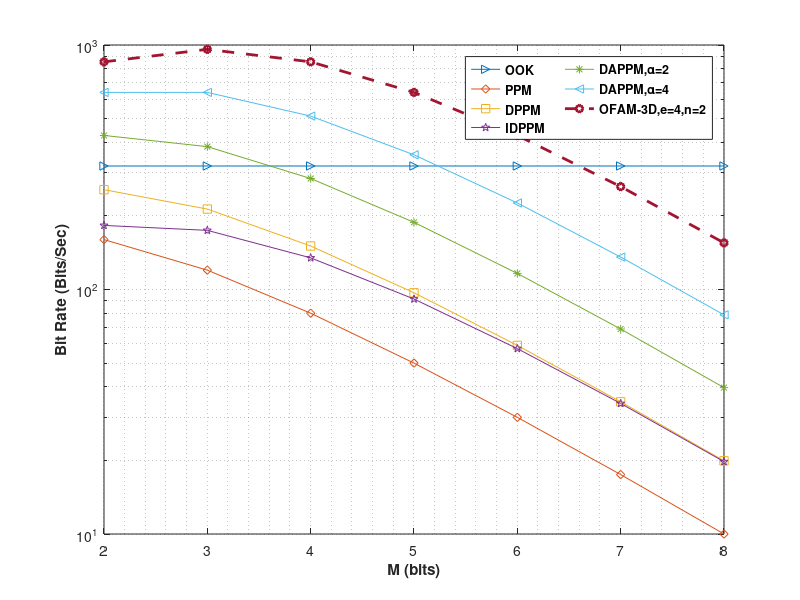

The MATLAB script that drew this image:
clc;clear;close all; 

R_ook = 320;
R_ppm = 320;
R_dppm = 320;
R_dappm = 320;
R_idppm = 320;
R_vcd = 320;
RL1 = 320;
%RL2 = 320;

Rmax = R_ook;
A = 2;
e = 1;
e2 = 4;
n = 2;

x1 = 2;
x2 = 3;
x3 = 4;

F_ook = zeros(1,7);
F_ppm = zeros(1,7);
F_dppm = zeros(1,7);
F_dappm = zeros(1,7);
F_dappm_2 = zeros(1,7);
F_idppm = zeros(1,7);
F_new = zeros(1,7);
F_vcd_dppm1 = zeros(1,7);
F_vcd_dppm2 = zeros(1,7);
F_vcd_dppm3 = zeros(1,7);
F_vcd_dppm4 = zeros(1,7);
F_ofam_1d = zeros(1,7);
F_ofam_1d_2 = zeros(1,7);
F_ofam_3d_1 = zeros(1,7);
F_ofam_3d_2 = zeros(1,7);
F_ofam_3d_ML = zeros(1,7);

P_dppm = zeros(1,7);
P_dappm = zeros(1,7);
P_ofam_3d_ml = zeros(1,7);

for m = 2:8
    F_ook(1,m-1) = R_ook;
    F_ppm(1,m-1) = (R_ppm*m)/(2^m);
    F_dppm(1,m-1) = (2*R_dppm*m)/((2^m)+1);
    F_idppm(1,m-1) = (2*R_idppm*m)/((2^m)+3);
    F_dappm(1,m-1) = (2*A*R_dappm*m)/((2^m)+A);
    F_dappm_2(1,m-1) = (2*4*R_dappm*m)/((2^m)+4);
    
    F_ofam_1d(1,m-1) = (2*m*RL1)/((2*(ceil(RL1/Rmax)-1))+1+((2^m)/n));
    %F_ofam_1d_2(1,m-1) = (2*m*RL2)/((2*(ceil(RL2/Rmax)-1))+1+((2^m)/n));

    F_ofam_3d_1(1,m-1) = (2*(e*n)*m*RL1)/((2^m)+(e*n));
    %F_ofam_3d_2(1,m-1) = (2*(e*n)*m*RL2)/((2^m)+(e*n));

    F_ofam_3d_ML(1,m-1) = (2*e2*n*m*RL1)/((2^m)+(e2*n));
    
    P_dppm(1,m-1) = (1+ ((m-2)/m))*100;
    P_dappm(1,m-1) = (1+ ((m-A)/m))*100;
    %P_ofam_3d_ml(1,m-1) = (1+(((m*2^m)/2)-(2^m/4)-(x1*2^m/4)-(x2*2^m/4)-(x3*2^m/4))/(m*2^m)/2)*100;
end

m = 2:8;
figure;
semilogy(m,F_ook,'->',...
    m,F_ppm,'-d',...
    m,F_dppm,'-s',...
    m,F_idppm,'-p',...
    m,F_dappm,'-*',...
    m,F_dappm_2,'-<',...
    m,F_ofam_3d_ML,'--h','lineWidth',2)
xlabel('M (bits)', 'FontSize', 11,'FontWeight','bold');
ylabel('Bit Rate (Bits/Sec)', 'FontSize', 11,'FontWeight','bold');
legend('OOK','PPM','DPPM','IDPPM','DAPPM,\alpha=2','DAPPM,\alpha=4',...
    'OFAM-3D,e=4,n=2',...
    'Location','Best', 'FontSize', 9,'NumColumns',2,'FontWeight','bold')
grid minor
ylim ([10,1e3]);